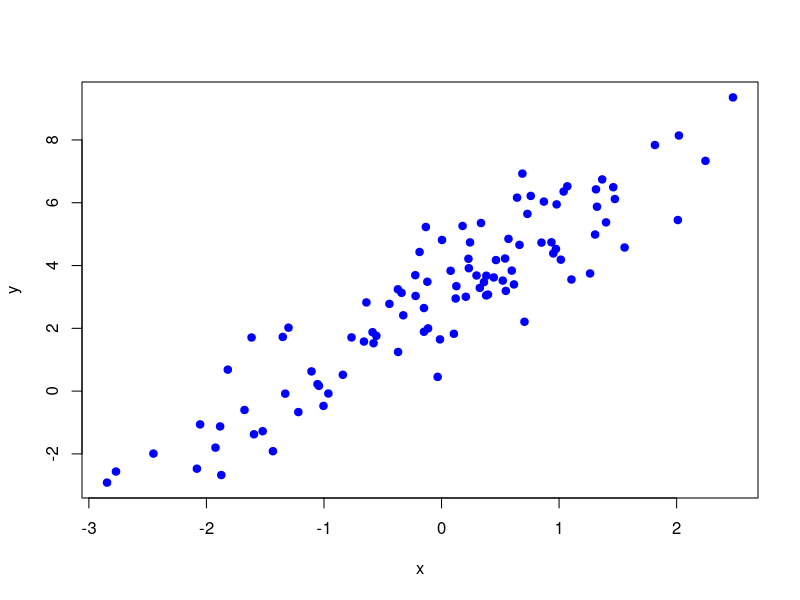

Write the R code that produced this figure.
# Simulate data
n <- 100
x <- rnorm(n)
y <- 3 + 2 * x + rnorm(n)
plot(y ~ x, col = "blue", pch = 19)

# Standard linear regression in R with lm
summary(lm(y ~ x))

# Gradient descent from scratch in R
alpha <- vector()
beta <- vector()
dEdalpha <- vector()
dEdbeta <- vector()
eta <- 0.01; alpha[1] <- 1; beta[1] <- 1
for(i in 1:1000)
{
  print(alpha[i])
  print(beta[i])
  
  dEdalpha[i] <- -sum(2 * (y - alpha[i] - beta[i] * x)) / n
  dEdbeta[i] <- -sum(2 * x * (y - alpha[i] - beta[i] * x)) / n
  
  alpha[i+1] <- alpha[i] - eta*dEdalpha[i]
  beta[i+1] <- beta[i] - eta*dEdbeta[i]
}
tail(alpha, 1)
tail(beta, 1)

